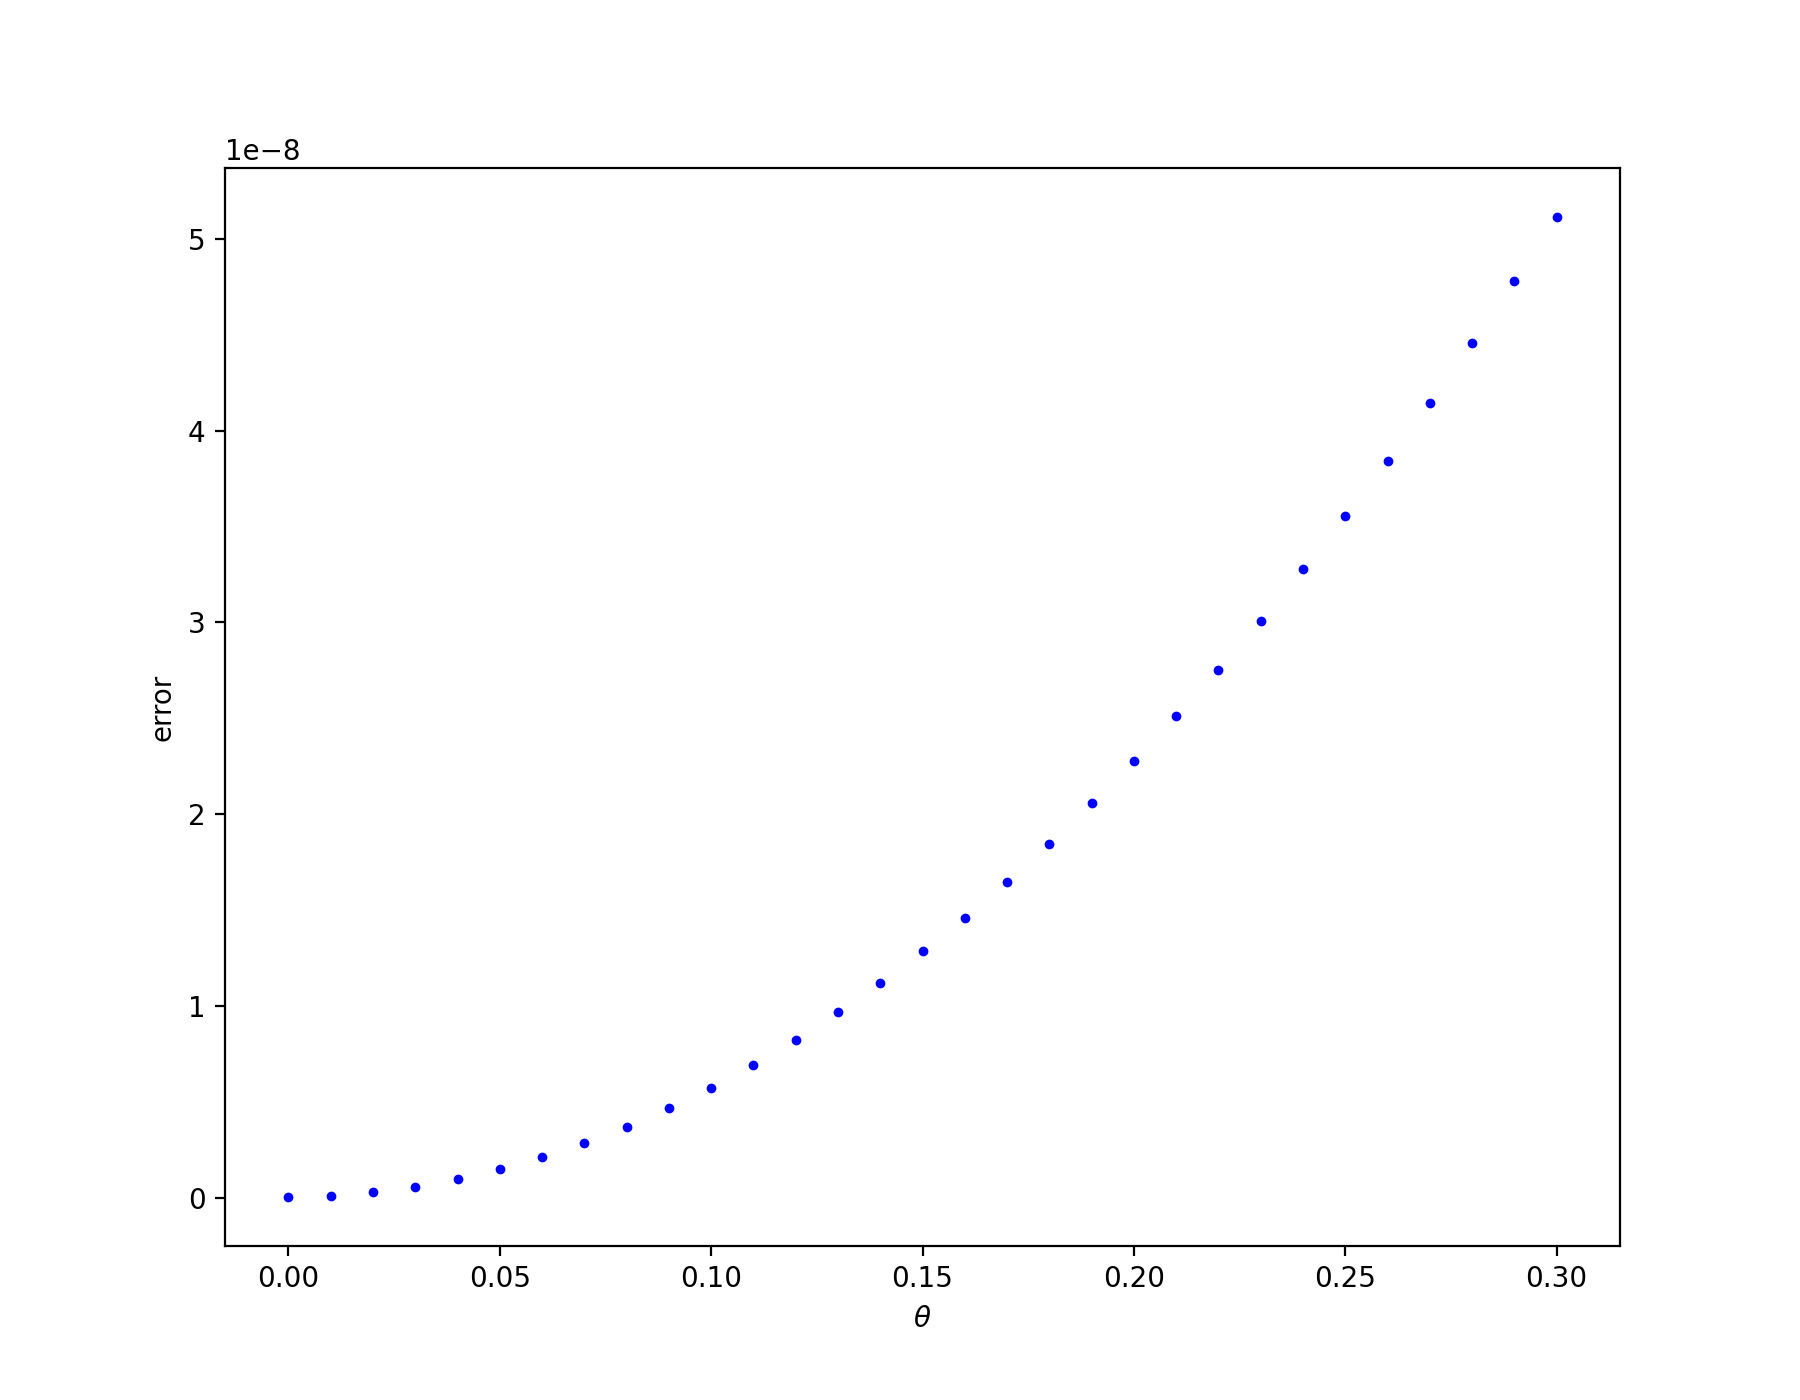

Here is the Python script that generated this plot:
from pde import BounderyCondition, PDE
import numpy as np
import matplotlib.pyplot as plt

L = np.float64(1) / 6
sigma = np.float64(0.1)
t0 = np.float64(1)
implicities = [np.float64(0.01 * i) for i in range(31)]
xDelta = np.float64(0.1)
tMax = np.float64(5)


def uFixedTInitialFunc(x: np.float64) -> np.float64:
    return np.exp(-np.power(x - 5, 2) /
                  (4 * sigma * t0)) / np.sqrt(4 * np.pi * sigma * t0)


def analyticalSolution(x: np.float64, t: np.float64) -> np.float64:
    return np.exp(-np.power(x - 5, 2) /
                  (4 * sigma * (t + t0))) / np.sqrt(4 * np.pi * sigma *
                                                    (t + t0))


def dUdT(
    t: np.float64,
    x: np.float64,
    u: np.float64,
    dUdX: np.float64,
    d2UdX2: np.float64,
) -> np.float64:
    return sigma * d2UdX2


Es = []

for implicity in implicities:
    pde = PDE()
    pde.setLimits(
        xMin=np.float64(0),
        xMax=np.float64(10),
        xDelta=xDelta,
        tMin=np.float64(0),
        tMax=tMax,
        tDelta=np.power(np.float64(0.1), 2) * L / (2 * sigma),
    )
    pde.setUFixedTInitial(uFixedTInitialFunc=uFixedTInitialFunc)
    pde.setEquation(dUdT)
    pde.setImplicity(implicity)
    pde.setBounderyCondition(BounderyCondition.DIRICHLET, np.float64(0),
                             np.float64(0))
    pde.calculate(noLogging=True)
    E = xDelta * sum([
        np.power(u - analyticalSolution(i * xDelta, tMax), 2)
        for i, u in enumerate(pde.uFixedT)
    ])
    Es.append(E)

figure = plt.figure(figsize=(9, 7))
axes = figure.add_subplot(111, xlabel=r"$\theta$", ylabel="error")

axes.plot(implicities, Es, marker=".", markersize=5, linewidth=0, color="b")

plt.show()
